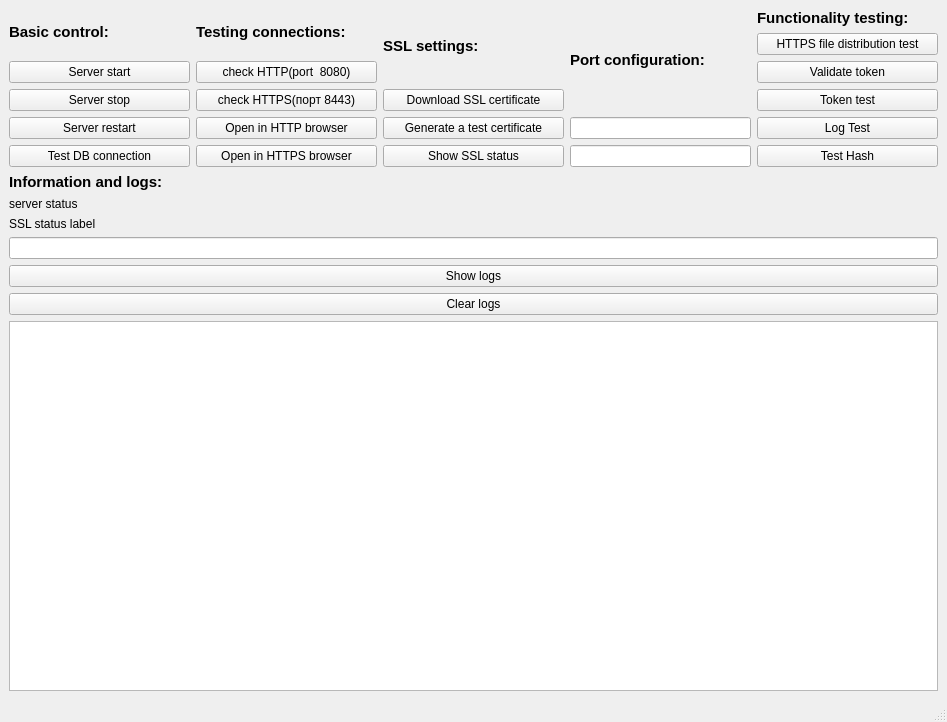
<?xml version="1.0" encoding="UTF-8"?>
<ui version="4.0">
 <class>MainWindow</class>
 <widget class="QMainWindow" name="MainWindow">
  <property name="geometry">
   <rect>
    <x>0</x>
    <y>0</y>
    <width>947</width>
    <height>722</height>
   </rect>
  </property>
  <property name="windowTitle">
   <string>server CIVETWEB</string>
  </property>
  <widget class="QWidget" name="centralwidget">
   <layout class="QGridLayout" name="gridLayout">
    <item row="0" column="0">
     <layout class="QVBoxLayout" name="verticalLayout">
      <item>
       <widget class="QLabel" name="label">
        <property name="font">
         <font>
          <pointsize>11</pointsize>
          <bold>true</bold>
         </font>
        </property>
        <property name="text">
         <string>Basic control:</string>
        </property>
       </widget>
      </item>
      <item>
       <widget class="QPushButton" name="btnStartServer">
        <property name="text">
         <string>Server start</string>
        </property>
       </widget>
      </item>
      <item>
       <widget class="QPushButton" name="btnStopServer">
        <property name="text">
         <string>Server stop</string>
        </property>
       </widget>
      </item>
      <item>
       <widget class="QPushButton" name="btnRestartServer">
        <property name="text">
         <string>Server restart</string>
        </property>
       </widget>
      </item>
      <item>
       <widget class="QPushButton" name="btnTestDbConnect">
        <property name="text">
         <string>Test DB connection</string>
        </property>
       </widget>
      </item>
     </layout>
    </item>
    <item row="0" column="1">
     <layout class="QVBoxLayout" name="verticalLayout_2">
      <item>
       <widget class="QLabel" name="label_2">
        <property name="font">
         <font>
          <pointsize>11</pointsize>
          <bold>true</bold>
         </font>
        </property>
        <property name="text">
         <string>Testing connections:</string>
        </property>
       </widget>
      </item>
      <item>
       <widget class="QPushButton" name="btnTestHTTP">
        <property name="text">
         <string>check HTTP(port  8080)</string>
        </property>
       </widget>
      </item>
      <item>
       <widget class="QPushButton" name="btnTestHTTPS">
        <property name="text">
         <string>check HTTPS(порт 8443)</string>
        </property>
       </widget>
      </item>
      <item>
       <widget class="QPushButton" name="btnOpenBrowserHTTP">
        <property name="text">
         <string>Open in HTTP browser</string>
        </property>
       </widget>
      </item>
      <item>
       <widget class="QPushButton" name="btnOpenBrowserHTTPS">
        <property name="text">
         <string>Open in HTTPS browser</string>
        </property>
       </widget>
      </item>
     </layout>
    </item>
    <item row="0" column="2">
     <layout class="QVBoxLayout" name="verticalLayout_4">
      <item>
       <widget class="QLabel" name="label_3">
        <property name="font">
         <font>
          <pointsize>11</pointsize>
          <bold>true</bold>
         </font>
        </property>
        <property name="text">
         <string>SSL settings:</string>
        </property>
       </widget>
      </item>
      <item>
       <widget class="QPushButton" name="btnLoadSSLCert">
        <property name="text">
         <string>Download SSL certificate</string>
        </property>
       </widget>
      </item>
      <item>
       <widget class="QPushButton" name="btnGenerateTestCert">
        <property name="text">
         <string>Generate a test certificate</string>
        </property>
       </widget>
      </item>
      <item>
       <widget class="QPushButton" name="btnSSLStatus">
        <property name="text">
         <string>Show SSL status</string>
        </property>
       </widget>
      </item>
     </layout>
    </item>
    <item row="0" column="3">
     <layout class="QVBoxLayout" name="verticalLayout_3">
      <item>
       <widget class="QLabel" name="label_4">
        <property name="font">
         <font>
          <pointsize>11</pointsize>
          <bold>true</bold>
         </font>
        </property>
        <property name="text">
         <string>Port configuration:</string>
        </property>
       </widget>
      </item>
      <item>
       <widget class="QLineEdit" name="txtPortHTTP">
        <property name="sizePolicy">
         <sizepolicy hsizetype="Preferred" vsizetype="Fixed">
          <horstretch>0</horstretch>
          <verstretch>0</verstretch>
         </sizepolicy>
        </property>
       </widget>
      </item>
      <item>
       <widget class="QLineEdit" name="txtPortHTTPS">
        <property name="sizePolicy">
         <sizepolicy hsizetype="Preferred" vsizetype="Fixed">
          <horstretch>0</horstretch>
          <verstretch>0</verstretch>
         </sizepolicy>
        </property>
       </widget>
      </item>
     </layout>
    </item>
    <item row="0" column="4">
     <layout class="QVBoxLayout" name="verticalLayout_5">
      <item>
       <widget class="QLabel" name="label_6">
        <property name="font">
         <font>
          <pointsize>11</pointsize>
          <bold>true</bold>
         </font>
        </property>
        <property name="text">
         <string>Functionality testing:</string>
        </property>
       </widget>
      </item>
      <item>
       <widget class="QPushButton" name="btnTestFileServe">
        <property name="text">
         <string>HTTPS file distribution test</string>
        </property>
       </widget>
      </item>
      <item>
       <widget class="QPushButton" name="btnTestAPI">
        <property name="text">
         <string>Validate token</string>
        </property>
       </widget>
      </item>
      <item>
       <widget class="QPushButton" name="pushButton_13">
        <property name="text">
         <string>Token test</string>
        </property>
       </widget>
      </item>
      <item>
       <widget class="QPushButton" name="pushButton">
        <property name="text">
         <string>Log Test</string>
        </property>
       </widget>
      </item>
      <item>
       <widget class="QPushButton" name="pushButton_2">
        <property name="text">
         <string>Test Hash</string>
        </property>
       </widget>
      </item>
     </layout>
    </item>
    <item row="1" column="0" colspan="5">
     <layout class="QVBoxLayout" name="verticalLayout_6">
      <item>
       <widget class="QLabel" name="label_5">
        <property name="font">
         <font>
          <pointsize>11</pointsize>
          <bold>true</bold>
         </font>
        </property>
        <property name="text">
         <string>Information and logs:</string>
        </property>
       </widget>
      </item>
      <item>
       <widget class="QLabel" name="lblStatus">
        <property name="text">
         <string>server status</string>
        </property>
       </widget>
      </item>
      <item>
       <widget class="QLabel" name="lblSSLStatus">
        <property name="text">
         <string>SSL status label</string>
        </property>
       </widget>
      </item>
      <item>
       <widget class="QLineEdit" name="txtToken"/>
      </item>
      <item>
       <widget class="QPushButton" name="btnShowLogs">
        <property name="text">
         <string>Show logs</string>
        </property>
       </widget>
      </item>
      <item>
       <widget class="QPushButton" name="btnClearLogs">
        <property name="text">
         <string>Clear logs</string>
        </property>
       </widget>
      </item>
      <item>
       <widget class="QTextEdit" name="txtLog"/>
      </item>
     </layout>
    </item>
   </layout>
  </widget>
  <widget class="QMenuBar" name="menubar">
   <property name="geometry">
    <rect>
     <x>0</x>
     <y>0</y>
     <width>947</width>
     <height>22</height>
    </rect>
   </property>
  </widget>
  <widget class="QStatusBar" name="statusbar"/>
 </widget>
 <resources/>
 <connections/>
</ui>
